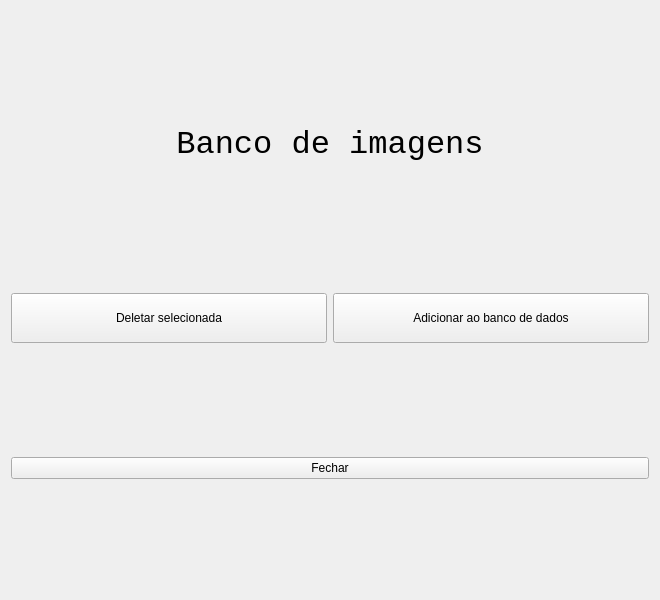
<?xml version="1.0" encoding="UTF-8"?>
<ui version="4.0">
 <class>Images_qW</class>
 <widget class="QWidget" name="Images_qW">
  <property name="geometry">
   <rect>
    <x>0</x>
    <y>0</y>
    <width>660</width>
    <height>600</height>
   </rect>
  </property>
  <property name="windowTitle">
   <string>4Safety</string>
  </property>
  <layout class="QGridLayout" name="gridLayout">
   <item row="0" column="0" colspan="2">
    <layout class="QGridLayout" name="Images_qGL">
     <item row="2" column="0">
      <layout class="QGridLayout" name="Gallery_qGL">
       <property name="spacing">
        <number>10</number>
       </property>
      </layout>
     </item>
     <item row="0" column="0">
      <widget class="QLabel" name="logo_qL">
       <property name="maximumSize">
        <size>
         <width>16777215</width>
         <height>50</height>
        </size>
       </property>
       <property name="font">
        <font>
         <family>Consolas</family>
         <pointsize>24</pointsize>
        </font>
       </property>
       <property name="text">
        <string>Banco de imagens</string>
       </property>
       <property name="alignment">
        <set>Qt::AlignCenter</set>
       </property>
      </widget>
     </item>
     <item row="1" column="0">
      <spacer name="verticalSpacer">
       <property name="orientation">
        <enum>Qt::Vertical</enum>
       </property>
       <property name="sizeType">
        <enum>QSizePolicy::Fixed</enum>
       </property>
       <property name="sizeHint" stdset="0">
        <size>
         <width>20</width>
         <height>10</height>
        </size>
       </property>
      </spacer>
     </item>
    </layout>
   </item>
   <item row="3" column="0" colspan="2">
    <widget class="QPushButton" name="close_qPB">
     <property name="text">
      <string>Fechar</string>
     </property>
    </widget>
   </item>
   <item row="2" column="1">
    <widget class="QPushButton" name="train_qPB">
     <property name="minimumSize">
      <size>
       <width>0</width>
       <height>50</height>
      </size>
     </property>
     <property name="text">
      <string>Adicionar ao banco de dados</string>
     </property>
    </widget>
   </item>
   <item row="2" column="0">
    <widget class="QPushButton" name="delete_image_qPB">
     <property name="minimumSize">
      <size>
       <width>0</width>
       <height>50</height>
      </size>
     </property>
     <property name="text">
      <string>Deletar selecionada</string>
     </property>
    </widget>
   </item>
  </layout>
 </widget>
 <tabstops>
  <tabstop>delete_image_qPB</tabstop>
  <tabstop>train_qPB</tabstop>
  <tabstop>close_qPB</tabstop>
 </tabstops>
 <resources/>
 <connections/>
</ui>
